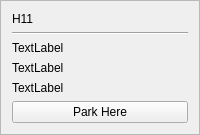
        <widget class="QFrame" name="frame_44">
         <property name="frameShape">
          <enum>QFrame::StyledPanel</enum>
         </property>
         <property name="frameShadow">
          <enum>QFrame::Plain</enum>
         </property>
         <layout class="QGridLayout" name="gridLayout_61">
          <item row="0" column="0">
           <layout class="QVBoxLayout" name="verticalLayout_60">
            <item>
             <widget class="QLabel" name="label_60">
              <property name="text">
               <string>H11</string>
              </property>
             </widget>
            </item>
            <item>
             <widget class="Line" name="line_60">
              <property name="orientation">
               <enum>Qt::Horizontal</enum>
              </property>
             </widget>
            </item>
            <item>
             <widget class="QLabel" name="h11TakenLbl">
              <property name="text">
               <string>TextLabel</string>
              </property>
             </widget>
            </item>
            <item>
             <widget class="QLabel" name="h11handLbl">
              <property name="text">
               <string>TextLabel</string>
              </property>
             </widget>
            </item>
            <item>
             <widget class="QLabel" name="takenByLblh11">
              <property name="text">
               <string>TextLabel</string>
              </property>
             </widget>
            </item>
            <item>
             <widget class="QPushButton" name="h11Btn">
              <property name="text">
               <string>Park Here</string>
              </property>
             </widget>
            </item>
           </layout>
          </item>
         </layout>
        </widget>
